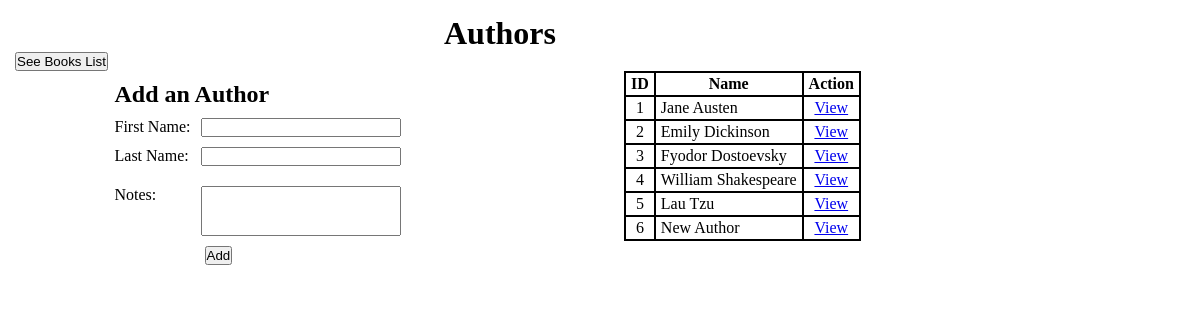
The app's page /authors, older data.
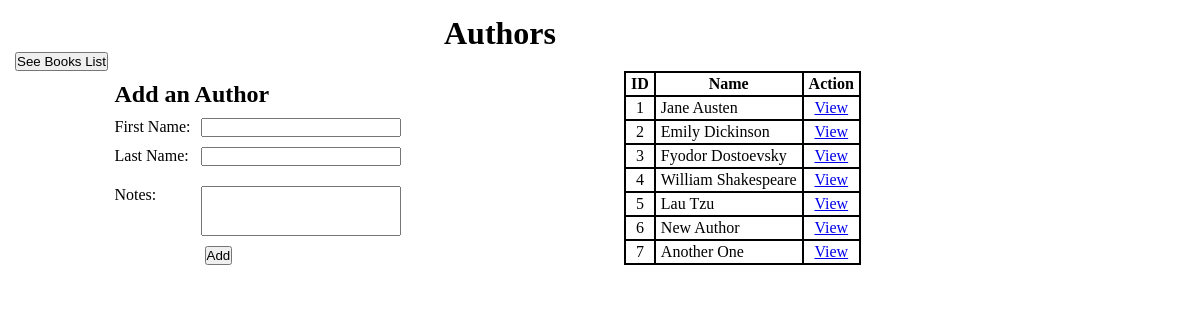
The same page, newer data.
### books_and_authors_app/models.py (models this page shows)
class Author(models.Model):
    first_name = models.CharField(max_length=45)
    last_name = models.CharField(max_length=45)
    books = models.ManyToManyField(Book, related_name="authors")
    notes = models.TextField()
    created_at = DateTimeField(auto_now_add=True)
    updated_at = DateTimeField(auto_now=True)

### books_and_authors_app/views.py (the view)
# urls.py: path("authors", views.author_index),
def author_index(request):
    context = {
        "authors": Author.objects.all()
    }
    return render(request, "author_index.html", context)

### books_and_authors_app/templates/author_index.html (shortened to what this page needs)
<!DOCTYPE html>
<html lang="en">
<head>
    {% load static %}
    <link rel="stylesheet" href="{% static 'css/style.css' %}">
</head>
<body>
    <div id="wrapper">
        <header class="page_header">
            <h1>Authors</h1>
            <form action="/" class="book_author_switch" method="POST">
                <button type="submit">See Books List</button>
            </form>
        </header>
        <main class="content_section">
            <div class="form_container main_content_split">
                <form action="/add_author" class="add_author_form" method="POST">
                <h2>Add an Author</h2>
                <div class="name_section">
                    <div class="first_name_section text_inputs_section">
                        <label for="first_name_input">First Name:</label>
                        <input type="text" name="first_name_input" class="text_inputs" maxlength="255" required>
                    </div>
                    <div class="last_name_section text_inputs_section">
                        <label for="last_name_input">Last Name:</label>
                        <input type="text" name="last_name_input" class="text_inputs" maxlength="255" required>
                    </div>
                </div>
                <div class="notes_section text_area_section">
                    <label for="notes_input">Notes:</label>
                    <textarea name="notes_input" class="notes_input text_area_input" required></textarea>
                </div>
                <button type="submit" name="add_author_submit_btn">Add</button>
                </form>
            </div>
            <div class="display_container main_content_split">
                <div class="table_container">
                    <table class="display_table">
                        <tr class="table_headers">
                            <th>ID</th>
                            <th>Name</th>
                            <th>Action</th>
                        </tr>
                        {% for author in authors %}
                        <tr class="author_records">
                            <td class="data_cell first_col">{{author.id}}</td>
                            <td class="data_cell second_col">{{author.first_name}} {{author.last_name}}</td>
                            <td class="data_cell third_col"><a href="/authors/{{author.id}}">View</a></td>
                        </tr>
                        {% endfor %}
                    </table>
                </div>
            </div>
        </main>
    </div>
</body>
</html>

Row changes from the older to the newer data that the page shows:
added Author: id "7", first_name "Another", last_name "One"
